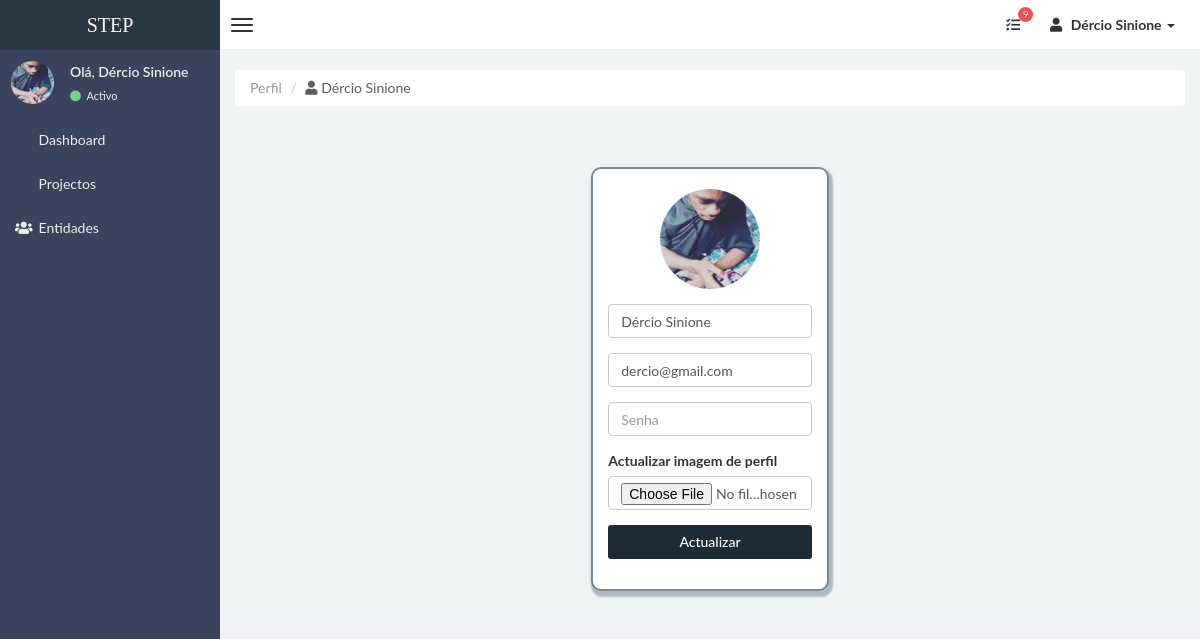
Page /perfil (signed in) on the earlier database version.
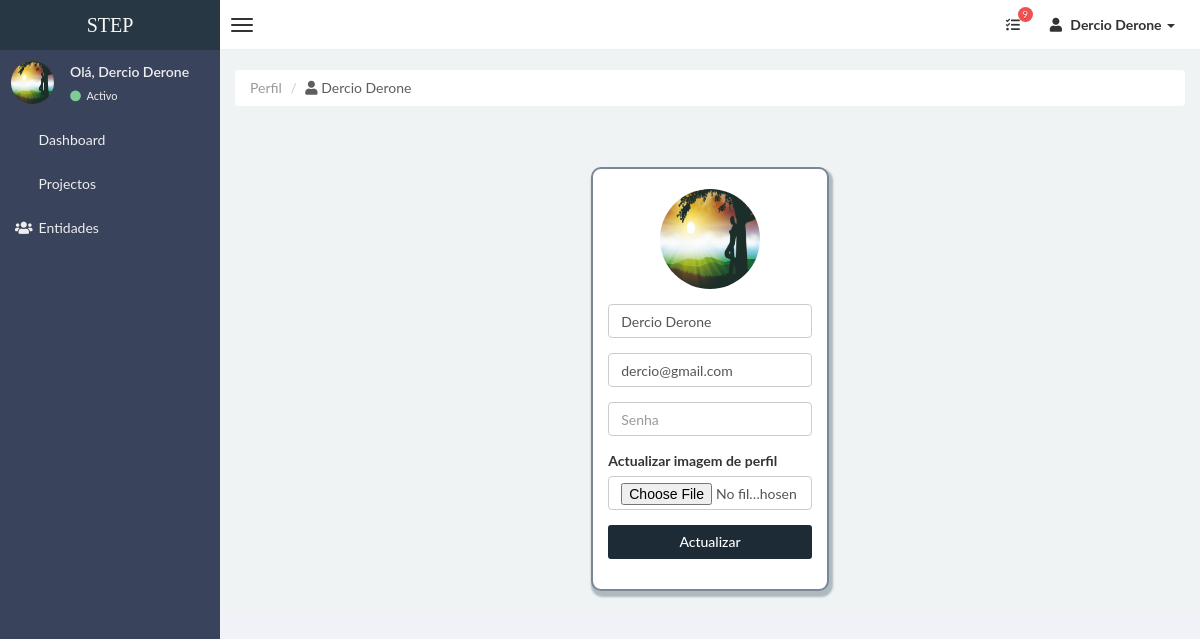
Same page on the later database version.
### stepsite/models.py (models this page shows, shortened)
class Usuarios(db.Model,UserMixin):
    id = db.Column(db.Integer,primary_key=True)
    nome = db.Column(db.String(30), unique=True, nullable=False)
    email = db.Column(db.String(100), unique=True, nullable=False)
    senha = db.Column(db.String(100), unique=False, nullable=False)
    imagem = db.Column(db.String(30), nullable=False, default='defaultUser.jpg')
    categorias = db.relationship('Categorias', backref='usuarios', lazy=True)
    entidades = db.relationship('Entidades', backref='usuarios', lazy=True)
    projectos = db.relationship('Projectos', backref='usuarios', lazy=True)

### stepsite/users/routes.py (the view, shortened to what this page needs)
@users.route("/perfil",methods=['GET','POST'])
@login_required
def perfil():
    form = FormPerfil()
    if request.method == 'GET':
        form.username.data = current_user.nome
        form.email.data = current_user.email
    image_file = url_for('static',filename='profile_img'+current_user.imagem)
    return render_template("perfil.html",title="STEP | Perfil",form=form)

### stepsite/users/forms.py (shortened to what this page needs)
class FormPerfil(FlaskForm):
    username = StringField('Username', validators=[DataRequired(),length(min=3,max=30,message="Só é permetido nome no intervalo de 3 a 20 dígitos.")])
    imagem = FileField('Actualizar imagem de perfil', validators=[file_allowed(['jpg','png'],message="Só é permitido ficheiros do tipo .png e .jpg.")])
    email = StringField(label='Email',validators=[DataRequired(),Email(message="Email inválido."),length(min=4,max=100,message="Só é email no intervalo de 4 a 100 dígitos.")])
    password = PasswordField('Senha',validators=[DataRequired()])
    submit = SubmitField('Actualizar')

### stepsite/models.py (called while the page is built)
@login_manager.user_loader
def load_user(user_id):
    return Usuarios.query.get(int(user_id))

### stepsite/templates/perfil.html (shortened to what this page needs)
{% extends "layoutAdmin.html" %}
{% block content %}
<div class="row">
    <div class="col-md-12">
        <ul class="breadcrumb">
            <li class="active">Perfil</li>
            <li><a style="color: rgb(95, 93, 93);"><i class="fa fa-user"></i> {{current_user.nome}} </a></li>
        </ul>
    </div>
    <div class="col-md-12">
    </div>
</div>
<br><br>
    <div class="caixa-login">
        <div class="col-md-3 subcaixa">
        <form method="POST" action="{{url_for('users.perfil')}}" enctype="multipart/form-data">
            <fieldset class="form-group">
            <br>
                <div class="form-group caixaUser">
                     <img src="{{url_for('static',filename='profile_img/'+current_user.imagem)}}" alt="" class="img-circle" style="width: 100px; height: 100px;">
                </div>
                <div class="form-group">
                    {% if form.username.errors %}
                      {{ form.username(class="form-control form-control-sm is-invalid",placeholder="Nome de usuário",autocomplete="off")}}
                    <div class="invalid-feedback">
                            {% for erro in form.username.errors %}
                                <span>{{ erro }}</span>
                            {% endfor %}
                    </div>
                    {% else %}
                        {{ form.username(class="form-control form-control-sm",placeholder="Nome de usuário",autocomplete="off")}}
                    {% endif %}
                </div>
                <div class="form-group">
                    {% if form.email.errors %}
                      {{ form.email(class="form-control form-control-sm is-invalid",placeholder="Email",autocomplete="off")}}
                    <div class="invalid-feedback">
                            {% for erro in form.email.errors %}
                                <span>{{ erro }}</span>
                            {% endfor %}
                    </div>
                    {% else %}
                        {{ form.email(class="form-control form-control-sm",placeholder="Email",autocomplete="off")}}
                    {% endif %}
                </div>
                <div class="form-group">
                    {% if form.password.errors %}
                      {{ form.password(class="form-control form-control-sm is-invalid",placeholder="Senha")}}
                    <div class="invalid-feedback">
                            {% for erro in form.password.errors %}
                                <span>{{ erro }}</span>
                            {% endfor %}
                    </div>
                    {% else %}
                        {{ form.password(class="form-control form-control-sm",placeholder="Senha")}}
                    {% endif %}
                </div>
                <div class="form-group">
                    {{ form.imagem.label()}}
                    {{ form.imagem(class="form-control form-control-sm",placeholder="Imagem")}}
                </div>
                <div class="form-group">
                    {{ form.submit(class="btn dsBtn-2",style="width: 100%;")}}
                </div>
            </fieldset>
        </form>
        </div>
    </div>
{% endblock content %}

### stepsite/templates/layoutAdmin.html (shortened to what this page needs)
<!DOCTYPE html>
<html>
    <head>
        <link href="../static/css/bootstrap.css" rel="stylesheet" type="text/css" />
        <link href="../static/css/font-awesome.min.css" rel="stylesheet" type="text/css" />
        <link href="../static/css/mystyle.css" rel="stylesheet" type="text/css" />
        <link href="../static/css/style.css" rel="stylesheet" type="text/css" />
        <link rel="stylesheet" href="https://use.fontawesome.com/releases/v5.8.1/css/all.css" >
    </head>
    <body class="skin-black">
        <header class="header">
            <a href="{{url_for('main.home')}}" class="logo">
                STEP
            </a>
            <nav class="navbar navbar-static-top" role="navigation">
                <a href="#" class="navbar-btn sidebar-toggle" data-toggle="offcanvas" role="button" >
                    <span class="icon-bar"></span>
                    <span class="icon-bar"></span>
                    <span class="icon-bar"></span>
                </a>
                <div class="navbar-right">
                    <ul class="nav navbar-nav">
                      <li class="dropdown tasks-menu">
                            <a href="#" class="dropdown-toggle" data-toggle="dropdown">
                                <i class="fa fa-tasks"></i>
                                <span class="label label-danger">9</span>
                            </a>
                        </li>
                        <li class="dropdown user user-menu">
                            <a href="#" class="dropdown-toggle" data-toggle="dropdown">
                                <i class="fa fa-user"></i>
                                <span> {{current_user.nome}} <i class="caret"></i></span>
                            </a>
                        </li>
                    </ul>
                </div>
            </nav>
        </header>
        <div class="wrapper row-offcanvas row-offcanvas-left">
            <aside class="left-side sidebar-offcanvas">
                <section class="sidebar">
                    <div class="user-panel">
                        <div class="pull-left image">
                            <img src="{{url_for('static',filename='profile_img/'+current_user.imagem)}}" class="img-circle" alt="User Image" />
                        </div>
                        <div class="pull-left info">
                            <p>Olá, {{current_user.nome}} </p>
                            <a href="#"><i class="fa fa-circle text-success"></i> Activo</a>
                        </div>
                    </div>
                    <ul class="sidebar-menu">
                        <li>
                            <a href="{{url_for('projects.admin')}}">
                                <i class="fa fa-dashboard"></i> <span>Dashboard </span>
                            </a>
                        </li>
                        <li>
                            <a href="{{url_for('projects.projectos')}}">
                                <i class="fa fa-dropbox"></i> <span>Projectos</span>
                            </a>
                        </li>
                        <li class="">
                            <a href="{{url_for('entidads.entidades')}}">
                                <i class="fa fa-group"></i> <span>Entidades</span>
                            </a>
                        </li>
                    </ul>
                </section>
            </aside>
            <aside class="right-side">
            <section class="content">
            {% block content %}
            {% endblock content %}
            </section>
			</aside>
		</div>
    </body>
</html>

Differences in the rows shown:
changed Usuarios "dercio@gmail.com": nome "Dércio Sinione" → "Dercio Derone"; imagem: picture removed, a placeholder shows
Other differences:
form field username: "Dércio Sinione" → "Dercio Derone"
